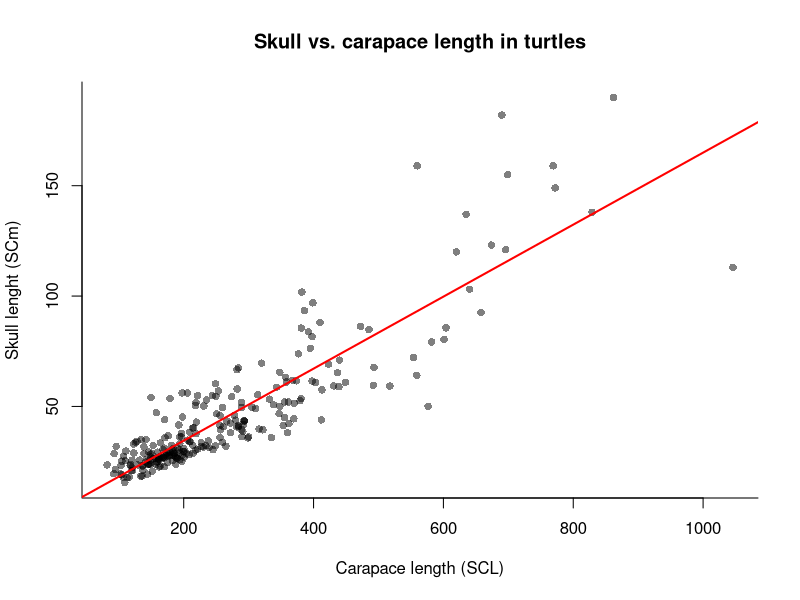

The R source for this figure:
## ---- chunk 1
#| echo: false
setwd("d:/R Projects/Intro-to-R/datasets/Ferreira_etal-2024")
F24.size <- read.csv("size-meas.csv", sep = ",", header = TRUE)
## ---- chunk 2
# keep only the rows with complete cases for both SCm and SCL
SCm.SCL <- F24.size[complete.cases(F24.size$SCm, F24.size$SCL), c("SCm", "SCL", "Clade")]
attach(SCm.SCL)

# calculate covariance between SCm and SCL
cov(SCm, SCL)

# calculate variance of SCm and SCL (separately)
var(SCm)
var(SCL)

# calculate the correlation coefficient using the formula
correlation_coefficient <- cov(SCm, SCL) / sqrt(var(SCm) * var(SCL))
correlation_coefficient
## ---- chunk 3
cor(SCm, SCL)
## ---- chunk 4
cor.test(SCm, SCL)
## ---- chunk 5
linear_model <- lm(SCm ~ SCL, data = SCm.SCL)
summary(linear_model)
## ---- chunk 6
plot(x = SCL,
     y = SCm,
     main = "Skull vs. carapace length in turtles",
     xlab = "Carapace length (SCL)",
     ylab = "Skull lenght (SCm)", 
     bty = "l",
     pch = 16,
     col = rgb(0,0,0,0.5))

# add the regression line
abline(linear_model, col = "red", lwd = 2)
## ---- chunk 7
# create a data frame with the new value of SCL
new.SCm = data.frame(SCL = 645)

pred <- predict(linear_model, 
                newdata = new.SCm, 
                interval = "confidence")
pred
